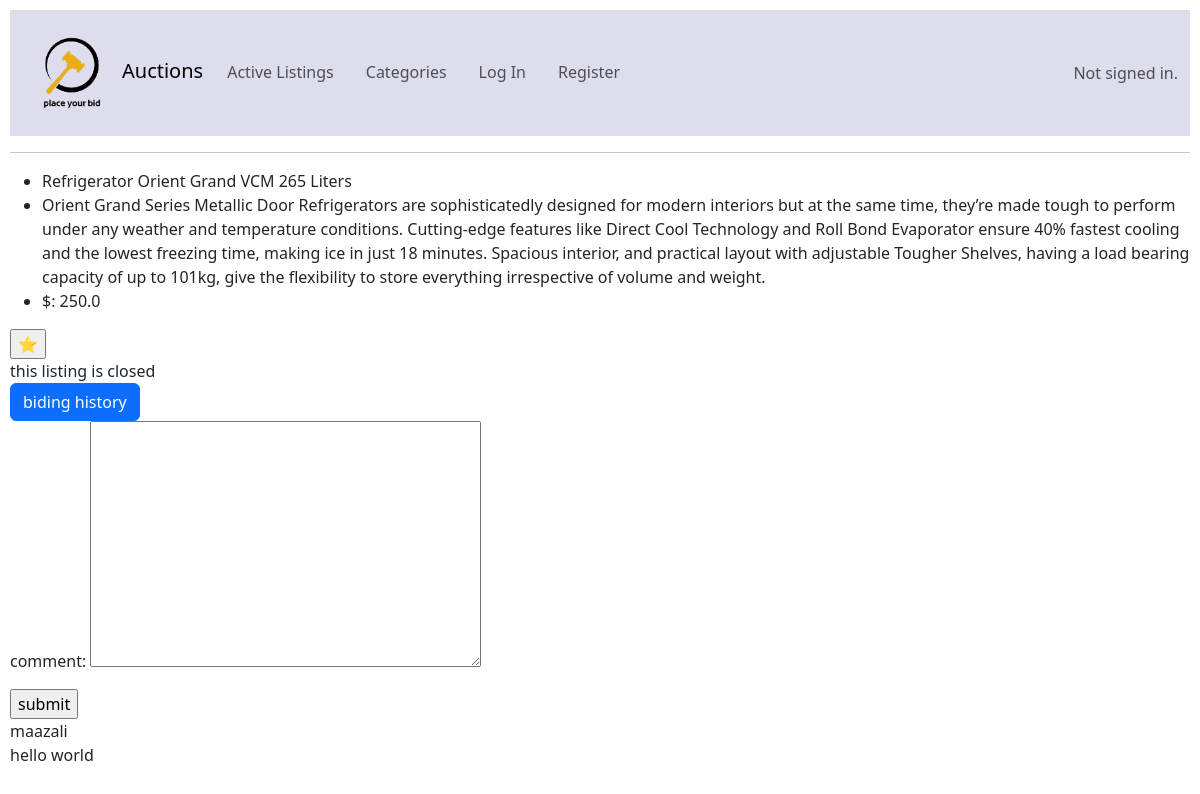
/14, run on an earlier commit of the app's database.
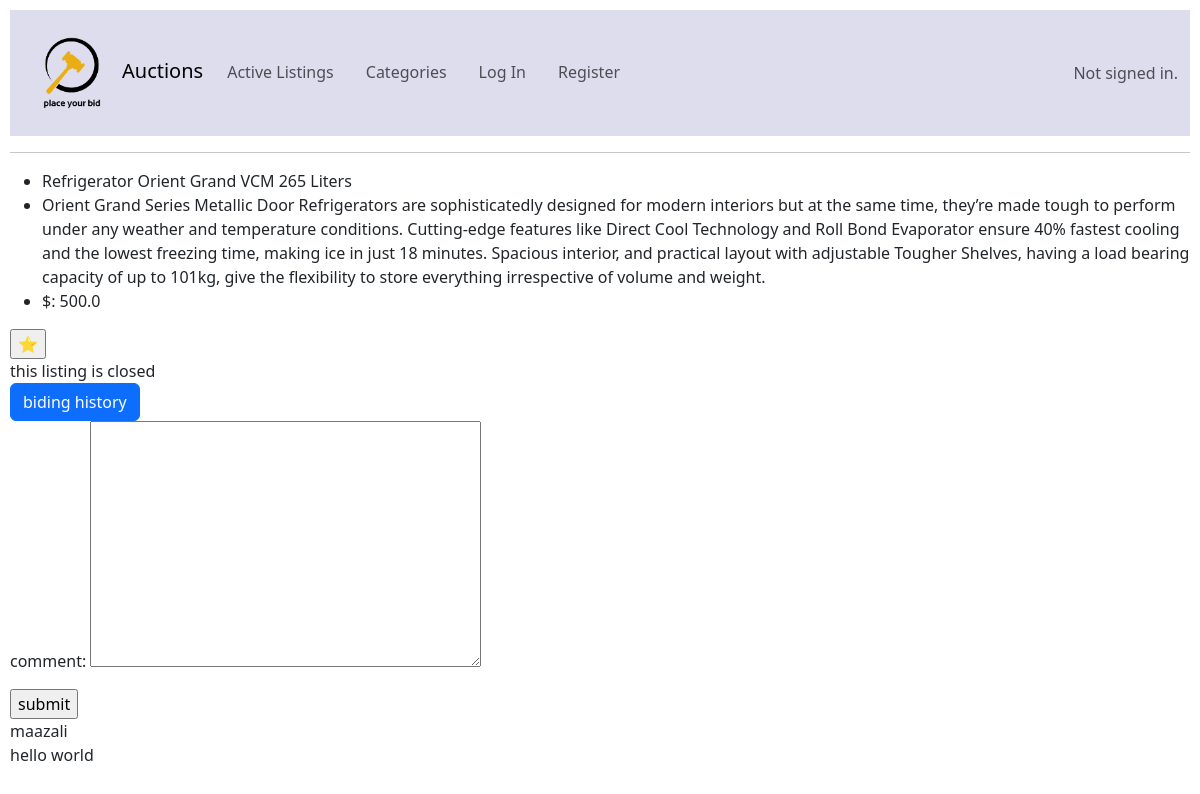
And on a later commit of the database.
### auctions/models.py (models this page shows)
class all_bids(models.Model): # a table to store bids
    user = models.ForeignKey("User", on_delete = models.PROTECT, null = True)
    bid = models.FloatField(MinValueValidator(0))
    timestamp = models.DateTimeField(auto_now_add = True , null = True)
    for_which_listing = models.ForeignKey("listing",on_delete = models.CASCADE, related_name = 'bid', null = True)
    def __str__(self):
        return str(self.bid)

### auctions/views.py (the view)
# urls.py: path("<int:listing_id>", views.listing_page, name="listing_page"),
def listing_page(request, listing_id):
    if request.method =="POST":
        try:
            form = biding_form(request.POST)
            if form.is_valid():
                user_instance = User.objects.get(username= request.user.username)
                this_listing = listing.objects.get(pk = listing_id)
                current_bid = all_bids(user = user_instance, bid = form.cleaned_data["current_bid"], for_which_listing = this_listing)
                current_bid.save() # find a way to prevent the owner of the bid to place a bid insted show them the option to end auction
                return HttpResponseRedirect(reverse("listing_page", args=[listing_id]))
            else:
                which_listing = listing.objects.get(pk = listing_id)
                lastbid = which_listing.bid.filter(for_which_listing = listing_id).order_by('-bid').first()
                messages.error(request, f"There was an error. your bid must be greater then ${lastbid}")
                return HttpResponseRedirect(reverse("listing_page", args=[listing_id])) # find a way to tell user the bid was invaild message
        except ObjectDoesNotExist:
            return render(request, "auctions/error_page.html",{"error":"user must be signed in"})
    else:
        try:
            which_listing = listing.objects.get(pk = listing_id)
            and_its_bid = which_listing.bid.order_by('-bid').first()
            all_the_bids = all_bids.objects.all().filter(for_which_listing = listing_id).order_by('-bid')
            comments_for_this_listing = comments.objects.all().filter(for_which_listing = listing_id).order_by('-timestamp')
            if comments_for_this_listing.exists():
                all_comments = comments_for_this_listing
            else:
                all_comments = "wow such empty"
            form = biding_form(initial ={'listing_id':listing_id})
            hidden_listing_id_form = listing_id_form(initial ={'hidden_listing_id':listing_id})
            return render(request, "auctions/listing_page.html",{ "listing": which_listing, "bid": and_its_bid, "bid_histroy": all_the_bids, "form":form,"comments_form":comments_form, "hidden_listing_id":hidden_listing_id_form, "comment_section":all_comments})
        except ObjectDoesNotExist:
            return render(request, "auctions/error_page.html",{"error":"no listing found with this url try again"})

### auctions/forms.py (shortened to what this page needs)
class biding_form(forms.Form):
    current_bid = forms.FloatField(label="Your bid $",validators = [MinValueValidator(0)], required= True, widget=forms.NumberInput(attrs={'min': '0'}))
    listing_id = forms.IntegerField(widget=forms.HiddenInput(), required=True)

class listing_id_form(forms.Form):
    hidden_listing_id = forms.IntegerField(widget=forms.HiddenInput(), required=True)

### auctions/templates/auctions/listing_page.html (shortened to what this page needs)
{% extends "auctions/layout.html" %}
{% block body %}
<ul>
  <li>
    {{listing.title}}
  </li>
  <li>
    {{listing.description}}
  </li>
  <li>
    $: {{bid}}
  </li>
</ul>
<form action="{% url 'wishlist' %}" method="post">
 <input type="submit" value="⭐">
</form>
{% if listing.user == request.user %}
<form action="{% url 'close_auction' %} " method="post">
  {% csrf_token %}
  {{hidden_listing_id}}
  <input type="submit" value="Close the Auction">
</form>
<form action="{% url 'delete_auction' %} " method="post">
  {% csrf_token %}
  {{hidden_listing_id}}
  <input type="submit" value="delete the Auction">
</form>
{% elif listing.is_auction_active == True %}
<form action="{% url 'listing_page' listing.id %} " method="post">
  {% csrf_token %}
  {{form.as_p}}
  <input type="submit" value="submit">
</form>
{% else %}
<div>
  this listing is closed
</div>
{% endif %}
<button type="button" class="btn btn-primary" data-bs-toggle="modal" data-bs-target="#staticBackdrop">
  biding history
</button>
<form action="{% url 'comment_section' %}" method="post">
  {{comments_form.as_p}}
  <input type="submit" value="submit">
</form>
{% if comment_section == "wow such empty" %}
<div>
  {{comment_section}}
</div>
{% else %}
 {%for each_comment in comment_section %}
 <div>{{each_comment.user}}</div>
 <div>{{each_comment.comment}}</div>
 {% endfor %}
{% endif %}
{% endblock %}

What changed in the data, as far as the page shows it:
no longer on this page (row unchanged): all_bids: bid "250.0"
added all_bids: bid "500.0"
